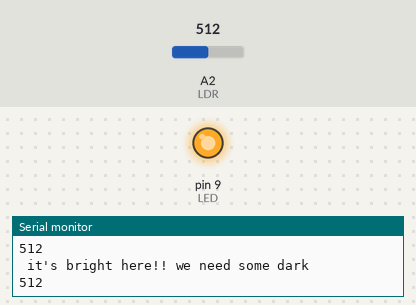
Simulated run of this sketch. Board: Arduino Uno, built with avr-gcc and run on an emulated ATmega328P. On the bench: output pins drawn as LEDs (lit = HIGH), the last lines printed to the serial monitor. The test bench sets the inputs (shaded band); at power-on: A2 (LDR) = 512.

Above: at 1.8 s.
1.9 s: A2 (LDR) set to 900
At 3.2 s:
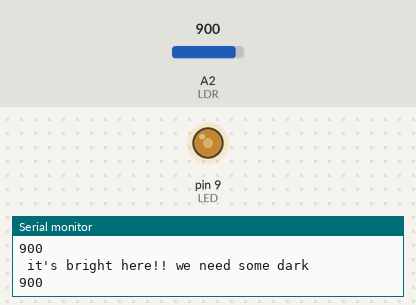
3.5 s: A2 (LDR) set to 390
At 4.9 s:
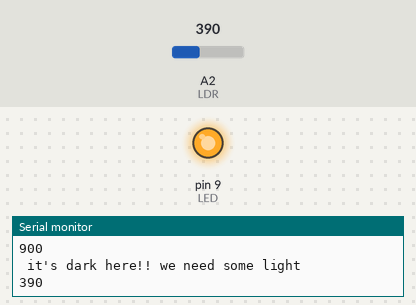
5.5 s: A2 (LDR) set to 1023
At 6.5 s:
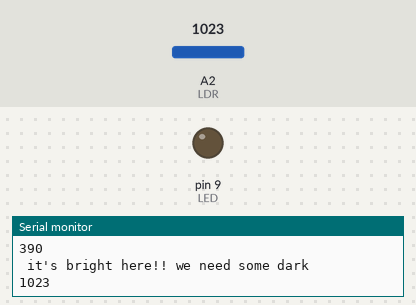
7.5 s: A2 (LDR) set to 1007
At 9.2 s:
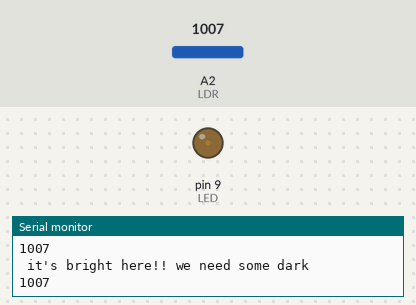
9.5 s: A2 (LDR) set to 716
At 10.8 s:
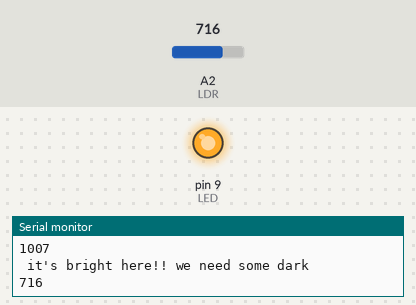
Timing chart, 0 to 12.5 s (numbered marks = the images above; inputs shaded):
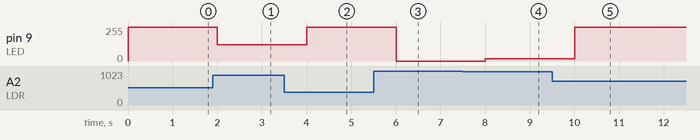

Measured:
- after the input at 1.9 s, pin 9 (LED): 255/255 → 123/255 after 0.10 s
- after the input at 3.5 s, pin 9 (LED): 123/255 → 255/255 after 0.50 s
- after the input at 5.5 s, pin 9 (LED): 255/255 → 0/255 after 0.50 s
- after the input at 7.5 s, pin 9 (LED): 0/255 → 16/255 after 0.51 s
- after the input at 9.5 s, pin 9 (LED): 16/255 → 255/255 after 0.51 s

The sketch:

LDR_LED.ino
```cpp
// Pulse width modulation (PWM) is a powerful technique for controlling analog circuits with a microprocessor's digital outputs.
int LED = 9; // digital PWM like analog
int LDR = A2;

void setup() {
  Serial.begin(9600);
  pinMode(LED, OUTPUT);
  pinMode(LDR, INPUT);
}

void loop() {

  int LDRvalue = analogRead(LDR);

  // PARTIE LDR
  if(LDRvalue <= 400)
  {
    //analogWrite(LED, HIGH);
    analogWrite(LED, (1023-LDRvalue));
    Serial.print(" it's dark here!! we need some light \n");
    Serial.println(LDRvalue);
  }
  else
    {
      //analogWrite(LED, LOW);
      analogWrite(LED, (1023-LDRvalue));
      Serial.print(" it's bright here!! we need some dark \n");
      Serial.println(LDRvalue);
   }

  delay(1000);
}
```
